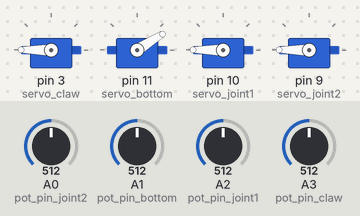
A sketch run on a simulated Arduino Uno, built with avr-gcc and run on an emulated ATmega328P. Shown: 4 × servo. The test bench sets the inputs (shaded band); at power-on: A0 (pot_pin_joint2) = 512, A1 (pot_pin_bottom) = 512, A2 (pot_pin_joint1) = 512, A3 (pot_pin_claw) = 512.

Above: at 1.2 s.
1.3 s: A0 (pot_pin_joint2) set to 716
At 1.9 s:
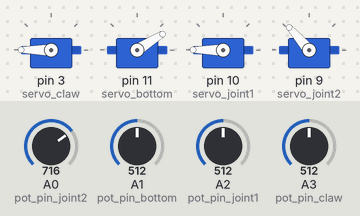
2.8 s: A1 (pot_pin_bottom) set to 716
At 3.1 s:
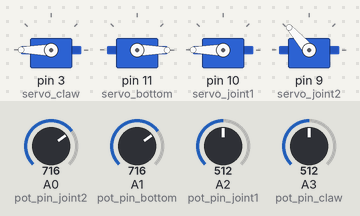
4.3 s: A2 (pot_pin_joint1) set to 716
At 5.4 s:
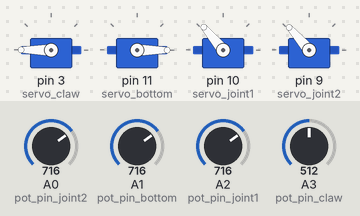
5.8 s: A3 (pot_pin_claw) set to 502
At 6.5 s:
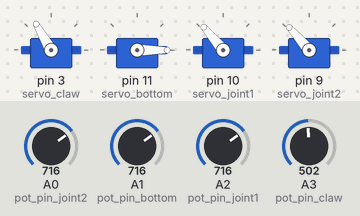
7.3 s: A0 (pot_pin_joint2) set to 501
At 7.7 s:
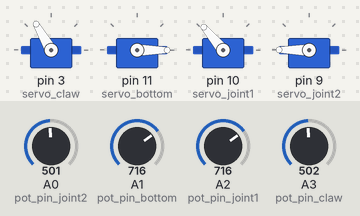
8.8 s: A3 (pot_pin_claw) set to 521
At 10.1 s:
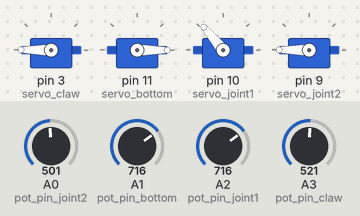
Timing chart, 0 to 11.3 s (numbered marks = the images above; inputs shaded):
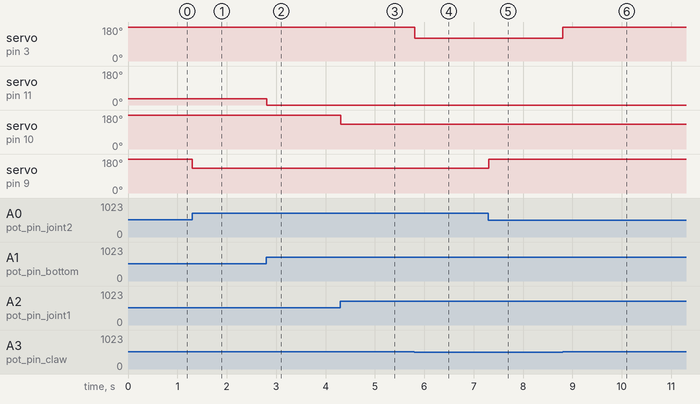

The sketch:

ep2_Robotic_Arm.ino
```cpp
#include <Servo.h>

int pot_pin_claw = A3;
int pot_pin_bottom = A1;
int pot_pin_joint1 = A2;
int pot_pin_joint2 = A0;

int value_claw;
int value_bottom;
int value_joint1;
int value_joint2;

Servo servo_claw;
Servo servo_bottom;
Servo servo_joint1;
Servo servo_joint2;

void setup() {
  servo_claw.attach(3);
  servo_bottom.attach(11);
  servo_joint1.attach(10);
  servo_joint2.attach(9);
  Serial.begin(9600);
}

void loop() {
  int pot_inputs[4];
  pot_inputs[0] = analogRead(pot_pin_claw);
  pot_inputs[1] = analogRead(pot_pin_bottom);
  pot_inputs[2] = analogRead(pot_pin_joint1);
  pot_inputs[3] = analogRead(pot_pin_joint2);

  if(pot_inputs[0] > 511) {
    value_claw = 1;
  } else {
    value_claw = 0;
  }

  value_bottom = map(pot_inputs[1], 100, 600, 180, 0);
  value_joint1 = map(pot_inputs[2], 1023, 600, 0, 180);
  value_joint2 = map(pot_inputs[3], 600, 1023, 180, 0);

  if(value_claw) {
    servo_claw.write(260);
  } else {
    servo_claw.write(120);
  }

  servo_bottom.write(value_bottom);
  servo_joint1.write(value_joint1);
  servo_joint2.write(value_joint2);

  delay(10);
}
```

Measured:
- the behaviour switches between 512 and 511 on A3 (pot_pin_claw) (found by bisection; images 3 and 4)
- after the input at 1.3 s, servo on pin 9 (servo_joint2): 180° → 131° at once
- after the input at 2.8 s, servo on pin 11 (servo_bottom): 32° → 0° at once
- after the input at 4.3 s, servo on pin 10 (servo_joint1): 180° → 130° at once
- after the input at 5.8 s, servo on pin 3 (servo_claw): 180° → 120° at once
- after the input at 7.3 s, servo on pin 9 (servo_joint2): 131° → 180° at once
- after the input at 8.8 s, servo on pin 3 (servo_claw): 120° → 180° at once
